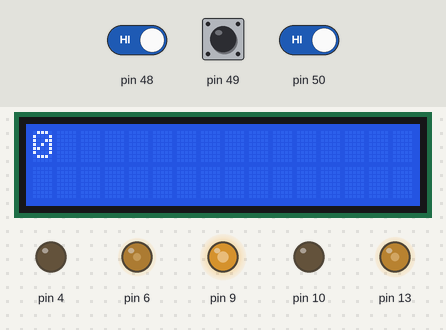
Bench run of a sketch on a simulated Arduino Mega 2560, built with avr-gcc and run on an emulated ATmega2560. On the bench: 16×2 character LCD, output pins drawn as LEDs (lit = HIGH). The test bench sets the inputs (shaded band); at power-on: pin 50 HIGH, pin 48 HIGH, pin 49 HIGH.

Above: at 15.2 s.
15.3 s: pin 50 driven LOW
At 16.5 s:
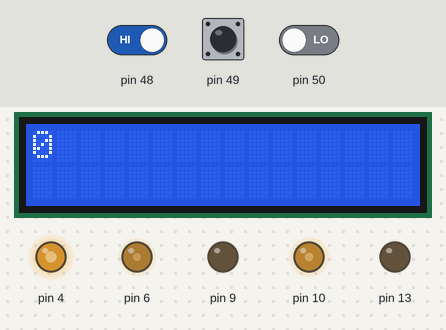
18.3 s: pin 48 driven LOW
At 19.3 s:
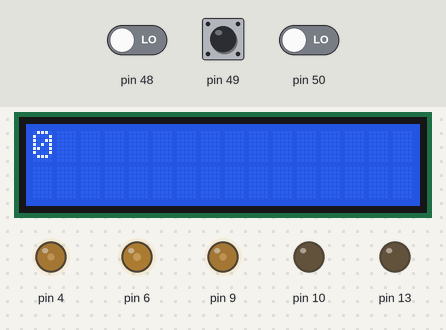
Timing chart, 0 to 21.3 s (numbered marks = the images above; inputs shaded):
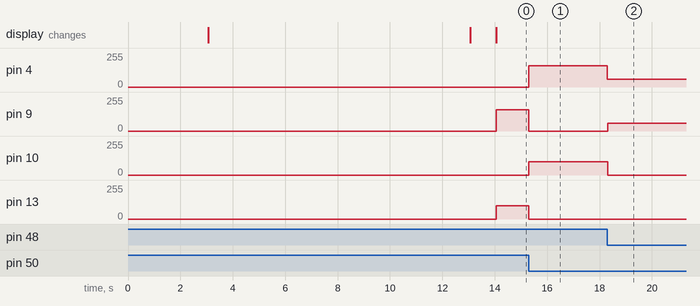

The sketch:

robotel2.ino
```cpp
#include <LiquidCrystal.h>
int Contrast=75;
 LiquidCrystal lcd(12, 11, 5, 7, 3, 2);
void pwm()
{

TCCR0A|=(1<<WGM01)|(1<<WGM00);
TCCR0A |= (1 <<COM0A1)|(1 <<COM0B1) ;
TCCR0B |= (1 <<CS01) ;
TCCR2A|=(1<<WGM21)|(1<<WGM20);
TCCR2A |= (1 <<COM2A1)|(1 <<COM2B1) ;
TCCR2B |= (1 <<CS21) ;

OCR0A=0;
OCR0B=0;
OCR2A=0;
OCR2B=0;

  delay(3000);

}


void setup() {
  pwm();
   pinMode(9, OUTPUT);
   pinMode(10, OUTPUT);
   pinMode(4, OUTPUT);
   pinMode(13, OUTPUT);
  pinMode(48, INPUT);
 pinMode(49, INPUT);
 pinMode(50, INPUT);
 pinMode(51, INPUT);
 pinMode(52, INPUT);
 pinMode(53, INPUT);
 Serial.begin(9600);
   Serial.begin(9600);
   analogWrite(6,Contrast);
  lcd.begin(16, 2);
    delay(10000);
    lcd.setCursor(0, 0);
     lcd.print("000");
     delay(1000);

}
int k=1;
int l=0;
int fact=210;
int facti=100;
int fact1=240;
int facti1=150;
int ls=0,ld=0,nr_sal=1;
void fata()
{
  while(1){
if(digitalRead(48)==0&&digitalRead(49)==0&&digitalRead(50)==0){
    while(digitalRead(48)==0&&digitalRead(49)==0&&digitalRead(50)==0){}
  l++;    }
  if(l==nr_sal)
  {
    ld==1;ls==0;
  }
  else
  if(l%2==0)
  {
    ld=0;ls=0;
  }
  else {ls=1;ld=0;}
  lcd.clear();
  lcd.print(l);
   if(digitalRead(48)==1&&digitalRead(49)==1&&digitalRead(50)==1  &&l==2)
{
  OCR0A=0;
  OCR2A=0;
  OCR0B=0;
  OCR2B=0;
  delay(1000);
  break;

}
else
if(digitalRead(50)==1  &&ld==0)
{

  OCR2A=0;
  OCR0B=0;
  OCR2B=160;
  OCR0A=100;
}
else{
if(digitalRead(48)==1 &&ls==0  )
{ OCR2B=0;
  OCR0A=0;
  OCR2A=100;
  OCR0B=160;

}

else

{
  OCR0A=0;
  OCR2A=0;
  OCR0B=60;
  OCR2B=60;
}}
}
spate();
}


void spate()
{
  while(1){
if(digitalRead(51)==0&&digitalRead(52)==0&&digitalRead(53)==0){
    while(digitalRead(51)==0&&digitalRead(52)==0&&digitalRead(53)==0){}
  k++;    }


   lcd.clear();
  lcd.print(k);
 if(digitalRead(51)==1&&digitalRead(52)==1&&digitalRead(53)==1 &&k!=2)
{
  OCR0A=0;
  OCR2A=0;
  OCR0B=0;
  OCR2B=0;
  delay(1000);
  break;
}
else
if(digitalRead(51)==1  )
{
  OCR2A=0;
  OCR0B=0;
  OCR2B=100;
  OCR0A=160;

}
else{
if(digitalRead(53)==1 &&k!=2)
{  OCR2B=0;
  OCR0A=0;
  OCR2A=160;
  OCR0B=100;

}

else

{
  OCR0B=0;
  OCR2B=0;
  OCR0A=60;
  OCR2A=60;

}}

}
k=1;
l=1;
  fata();

}

int t=nr_sal+1;
void loop() {
if(digitalRead(48)==0&&digitalRead(49)==0&&digitalRead(50)==0){
    while(digitalRead(48)==0&&digitalRead(49)==0&&digitalRead(50)==0){}
  l++;    }
if(nr_sal==l)
{
  ld=1;
  ls=0;
}
else if(l%2==0){ls=0;ld=0;}
else {ld=0;ls=1;}


  lcd.clear();
  lcd.print(l);
   if(digitalRead(48)==1&&digitalRead(49)==1&&digitalRead(50)==1  &&l==t )
{
  OCR0A=0;
  OCR2A=0;
  OCR0B=0;
  OCR2B=0;
  delay(1000);
//  break;

}
else
if(digitalRead(50)==1  &&ld==0 )
{

  OCR2A=0;
  OCR0B=0;
  OCR2B=160;
  OCR0A=100;
}
else{
if(digitalRead(48)==1 &&ls==0 )
{ OCR2B=0;
  OCR0A=0;
  OCR2A=100;
  OCR0B=160;

}

else

{
  OCR0A=0;
  OCR2A=0;
  OCR0B=60;
  OCR2B=60;
}}
}
```

Measured:
- after the input at 15.3 s, pin 4: 0/255 → 160/255 at once; pin 9: 160/255 → 0/255 at once; pin 10: 0/255 → 100/255 at once; pin 13: 100/255 → 0/255 at once
- after the input at 18.3 s, pin 4: 160/255 → 60/255 at once; pin 9: 0/255 → 60/255 at once; pin 10: 100/255 → 0/255 at once
